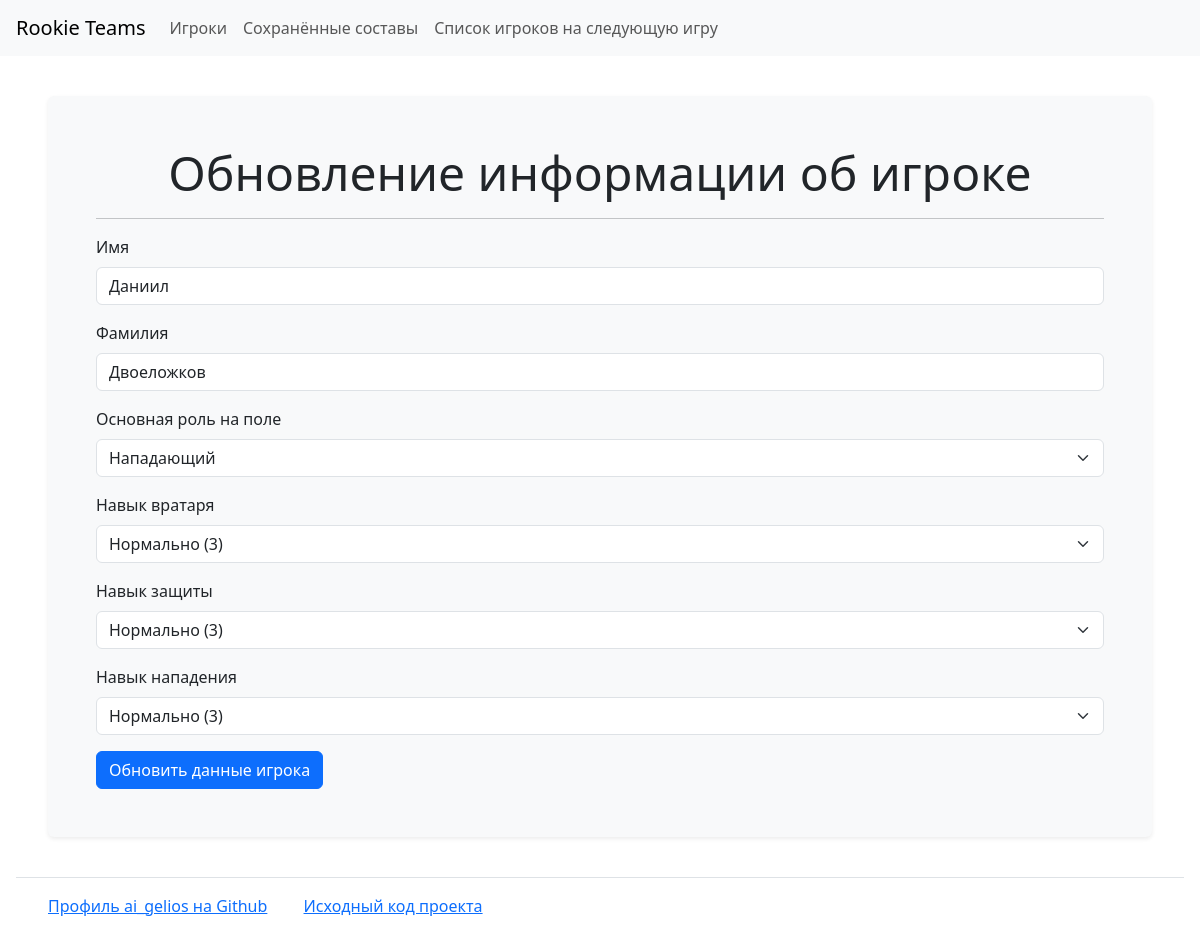
The app's page /players/5/update/ with its own data.
### rooky_teams/players/models.py (models this page shows, shortened)
class Player(models.Model):
    first_name = models.CharField(
        max_length=64,
    )
    last_name = models.CharField(
        max_length=64,
    )
    role = models.ForeignKey(
        to=Role,
        on_delete=models.PROTECT,
        blank=False,
        null=False,
        related_name='role'
    )
    gk_skill = models.ForeignKey(
        to=SkillLevel,
        on_delete=models.PROTECT,
        blank=False,
        null=False,
        related_name='gk_skill'
    )
    def_skill = models.ForeignKey(
        to=SkillLevel,
        on_delete=models.PROTECT,
        blank=False,
        null=False,
        related_name='def_skill'
    )
    off_skill = models.ForeignKey(
        to=SkillLevel,
        on_delete=models.PROTECT,
        blank=False,
        null=False,
        related_name='off_skill'
    )

### rooky_teams/players/views.py (the view)
# urls.py: path('<int:pk>/update/', PlayerUpdateView.as_view(), name='player_update'),
class PlayerUpdateView(SuccessMessageMixin, UpdateView):
    template_name = 'players/update.html'
    model = Player
    form_class = PlayerForm
    success_url = SUCCESS_URL
    success_message = _('Player successfully updated!')

### rooky_teams/players/forms.py
class PlayerForm(ModelForm):
    class Meta:
        model = Player
        fields = (
            'first_name',
            'last_name',
            'role',
            'gk_skill',
            'def_skill',
            'off_skill',
        )
        labels = dict(
            first_name=_('First name'),
            last_name=_('Last name'),
            role=_('Role on the field'),
            gk_skill=_('Goalkeeper skill'),
            def_skill=_('Defender skill'),
            off_skill=_('Forward skill'),
        )

### rooky_teams/roles/models.py (called while the page is built)
    def __str__(self):
        return ROLES.get(self.name)

### rooky_teams/skills/models.py (called while the page is built)
    def __str__(self):
        return f'{TRANSLATED_NAMES.get(self.value)} ({self.value})'

### rooky_teams/templates/players/update.html (shortened to what this page needs)
{% extends "home.html" %}
{% load django_bootstrap5 %}
{% load i18n %}
{% block content %}
    <h2 class="text-center display-5">{% translate "Player data updating" %}</h2>
    <hr>
    <form method="post">
        {% bootstrap_form form %}
        {% translate "Update player" as action %}
        {% bootstrap_button action button_type="submit" button_class="btn btn-primary" %}
    </form>
{% endblock %}

### records on screen
Player: first_name "Даниил", last_name "Двоеложков", role "Нападающий", gk_skill "Нормально (3)", def_skill "Нормально (3)", off_skill "Нормально (3)"
